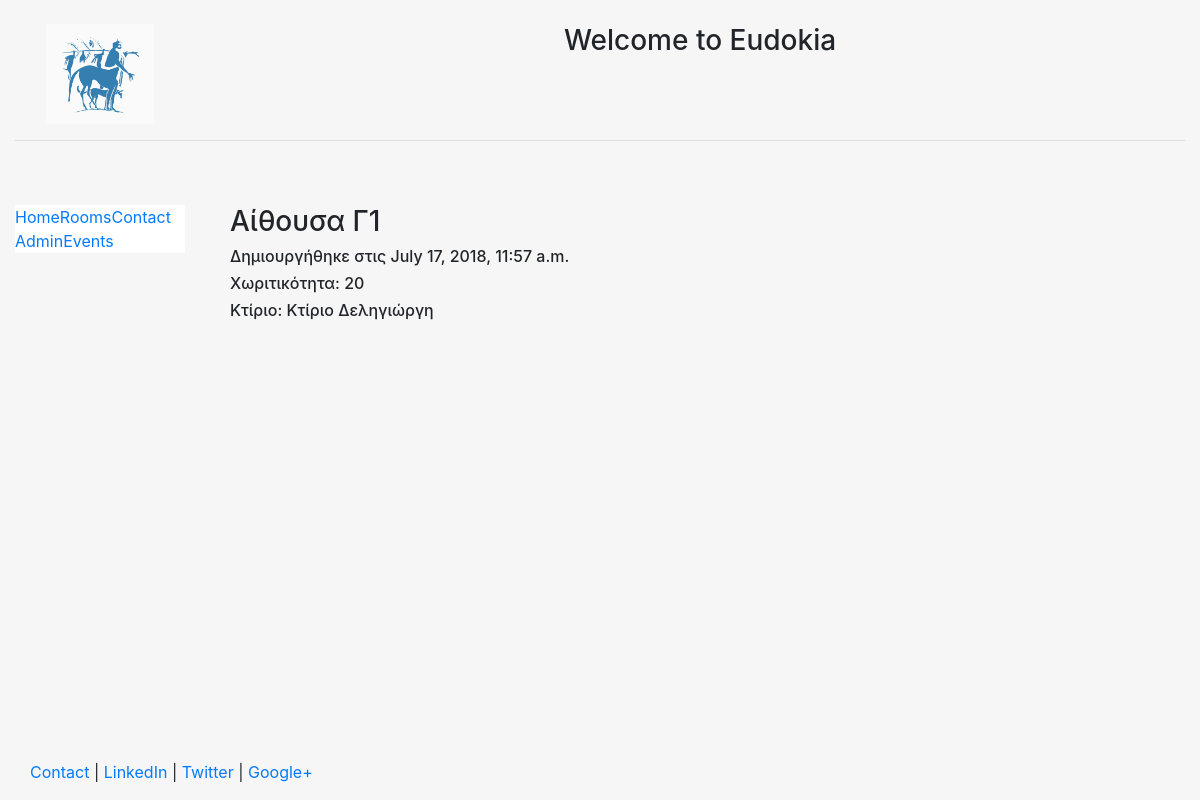
The app's page /room/2 with its own data.
### room/models.py (models this page shows, shortened)
class Room(models.Model):
	name = models.CharField(max_length=150)
	capacity = models.IntegerField()
	building = models.CharField(max_length=150)
	date = models.DateTimeField()

### room/templates/room/room.html
{% extends "main/header.html"%}
{% block content %}
	<h3>{{room.name}}</h3>
	<h6>Δημιουργήθηκε στις {{room.date}}</h6>
	<h6>Xωριτικότητα: {{room.capacity|safe}}</h6>
	<h6>Κτίριο: {{room.building}}</h6>
{% endblock %}

### main/templates/main/header.html (style rules this page uses)
html, body { height:100% }

### records on screen
Room: name "Αίθουσα Γ1", date "July 17, 2018, 11:57 a.m.", capacity "20", building "Κτίριο Δεληγιώργη"
